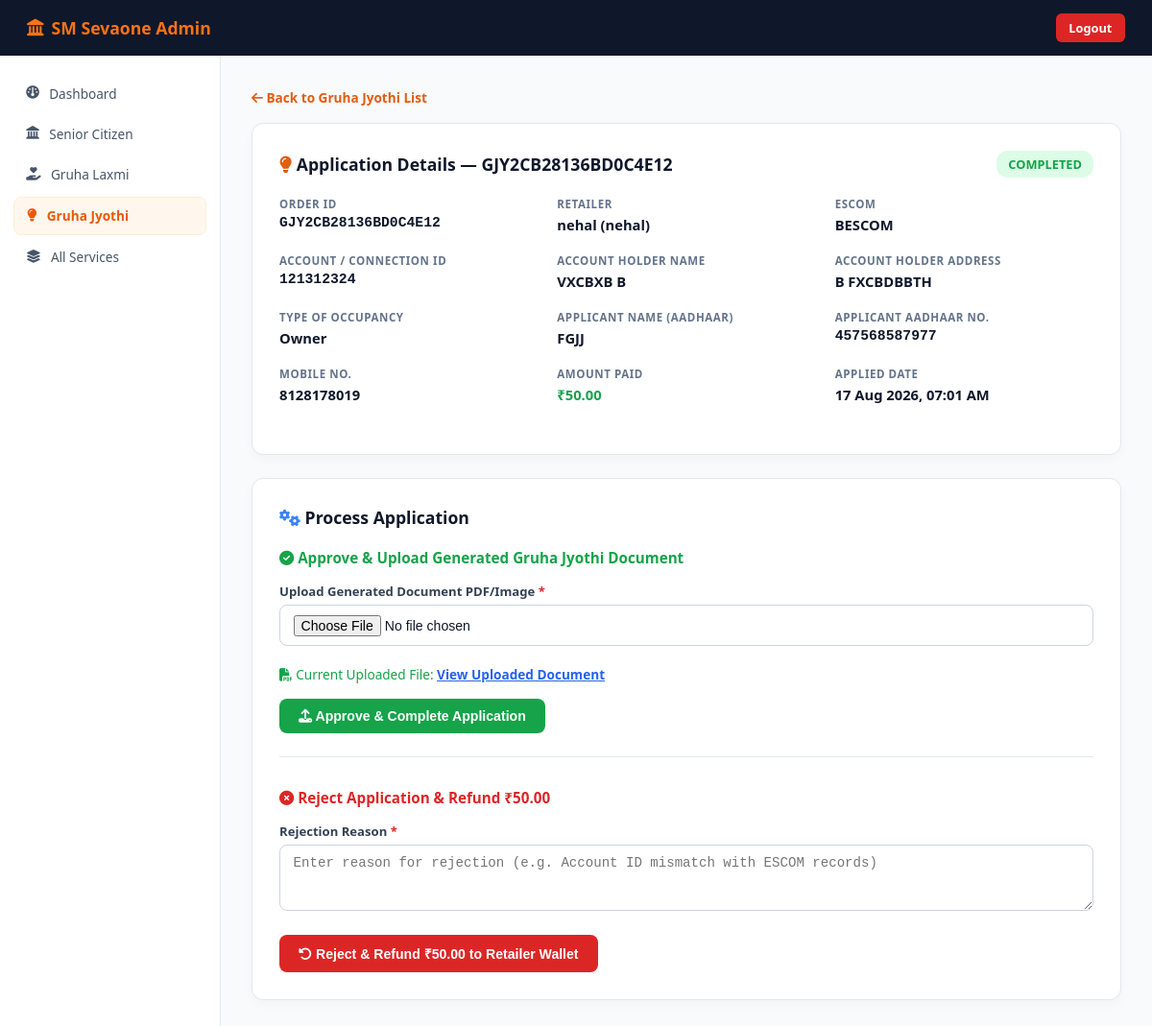
Page /admin-portal/gruha-jyothi/GJY2CB28136BD0C4E12/ (signed in) on the committed database.
### app/models.py (models this page shows, shortened)
class GruhaJyothiApplication(models.Model):
    STATUS_CHOICES = [('PENDING', 'Pending'), ('PROCESSING', 'Processing'), ('COMPLETED', 'Completed'), ('REJECTED', 'Rejected')]
    retailer                = models.ForeignKey(Retailer, on_delete=models.SET_NULL, null=True, blank=True, related_name='gruha_jyothi_applications')
    order_id                = models.CharField(max_length=50, unique=True, editable=False)
    escom                   = models.CharField(max_length=50)
    account_id              = models.CharField(max_length=50)
    account_holder_name     = models.CharField(max_length=100)
    account_holder_address  = models.TextField()
    occupancy_type          = models.CharField(max_length=50)
    aadhaar_number          = models.CharField(max_length=12)
    applicant_name          = models.CharField(max_length=100)
    mobile                  = models.CharField(max_length=10)
    output_pdf              = models.FileField(upload_to=upload_gruha_jyothi_output_pdf, null=True, blank=True)
    rejection_reason        = models.TextField(blank=True)
    amount                  = models.DecimalField(max_digits=10, decimal_places=2, default=50.00)
    status                  = models.CharField(max_length=20, choices=STATUS_CHOICES, default='PENDING')
    created_at              = models.DateTimeField(auto_now_add=True)
    processed_at            = models.DateTimeField(null=True, blank=True)
    class Meta:
        ordering = ['-created_at']

class Retailer(models.Model):
    retailer_id    = models.UUIDField(default=uuid.uuid4, editable=False, unique=True)
    user_id        = models.CharField(max_length=50, unique=True)
    password       = models.CharField(max_length=255)
    full_name      = models.CharField(max_length=100)
    mobile         = models.CharField(max_length=15, unique=True)
    email          = models.EmailField(max_length=100, blank=True)
    state          = models.CharField(max_length=50, blank=True)
    address        = models.TextField(blank=True)
    wallet_balance = models.DecimalField(max_digits=10, decimal_places=2, default=0)
    is_verified    = models.BooleanField(default=False)
    is_active      = models.BooleanField(default=True)
    created_at     = models.DateTimeField(auto_now_add=True)

### app/admin_views.py (the view)
# urls.py: path('admin-portal/gruha-jyothi/<str:order_id>/', admin_views.admin_gruha_jyothi_detail, name='admin_gruha_jyothi_detail'),
def admin_gruha_jyothi_detail(request, order_id):
    if not _check_admin(request):
        return redirect('admin_login')
    app_obj = get_object_or_404(GruhaJyothiApplication, order_id=order_id)
    return render(request, 'admin_gruha_jyothi_detail.html', {'app_obj': app_obj})

### app/admin_views.py (called while the page is built)
def _check_admin(request):
    return request.session.get('is_admin') is True

### pan_project/templates/admin_gruha_jyothi_detail.html (shortened to what this page needs)
<!DOCTYPE html>
<html lang="en">
<head>
<link rel="stylesheet" href="https://cdnjs.cloudflare.com/ajax/libs/font-awesome/6.4.0/css/all.min.css">
</head>
<body>
<div class="topbar">
  <div class="brand"><i class="fa-solid fa-landmark"></i> SM Sevaone Admin</div>
  <a href="{% url 'admin_logout' %}" class="btn-logout">Logout</a>
</div>
<div class="main-wrap">
  <div class="sidebar">
    <a href="{% url 'admin_dashboard' %}" class="nav-item"><i class="fa-solid fa-gauge"></i> Dashboard</a>
    <a href="{% url 'admin_senior_list' %}" class="nav-item"><i class="fa-solid fa-landmark"></i> Senior Citizen</a>
    <a href="{% url 'admin_gruha_laxmi_list' %}" class="nav-item"><i class="fa-solid fa-hand-holding-heart"></i> Gruha Laxmi</a>
    <a href="{% url 'admin_gruha_jyothi_list' %}" class="nav-item active"><i class="fa-solid fa-lightbulb"></i> Gruha Jyothi</a>
    <a href="{% url 'admin_other_services' %}" class="nav-item"><i class="fa-solid fa-layer-group"></i> All Services</a>
  </div>
  <div class="content">
    <div style="margin-bottom:1rem">
      <a href="{% url 'admin_gruha_jyothi_list' %}" style="color:#e05e12;text-decoration:none;font-weight:600;font-size:.85rem"><i class="fa-solid fa-arrow-left me-1"></i> Back to Gruha Jyothi List</a>
    </div>
    <div class="card">
      <div class="card-title">
        <span><i class="fa-solid fa-lightbulb" style="color:#e05e12"></i> Application Details — {{ app_obj.order_id }}</span>
        {% if app_obj.status == 'COMPLETED' %}
          <span class="badge badge-completed">COMPLETED</span>
        {% elif app_obj.status == 'REJECTED' %}
          <span class="badge badge-rejected">REJECTED</span>
        {% else %}
          <span class="badge badge-pending">PENDING</span>
        {% endif %}
      </div>
      <div class="detail-grid">
        <div class="detail-item"><label>Order ID</label><div style="font-family:monospace">{{ app_obj.order_id }}</div></div>
        <div class="detail-item"><label>Retailer</label><div>{{ app_obj.retailer.full_name }} ({{ app_obj.retailer.user_id }})</div></div>
        <div class="detail-item"><label>ESCOM</label><div>{{ app_obj.escom }}</div></div>
        <div class="detail-item"><label>Account / Connection ID</label><div style="font-family:monospace">{{ app_obj.account_id }}</div></div>
        <div class="detail-item"><label>Account Holder Name</label><div>{{ app_obj.account_holder_name }}</div></div>
        <div class="detail-item"><label>Account Holder Address</label><div>{{ app_obj.account_holder_address }}</div></div>
        <div class="detail-item"><label>Type of Occupancy</label><div>{{ app_obj.occupancy_type }}</div></div>
        <div class="detail-item"><label>Applicant Name (Aadhaar)</label><div>{{ app_obj.applicant_name }}</div></div>
        <div class="detail-item"><label>Applicant Aadhaar No.</label><div style="font-family:monospace">{{ app_obj.aadhaar_number }}</div></div>
        <div class="detail-item"><label>Mobile No.</label><div>{{ app_obj.mobile }}</div></div>
        <div class="detail-item"><label>Amount Paid</label><div style="color:#16a34a">₹{{ app_obj.amount }}</div></div>
        <div class="detail-item"><label>Applied Date</label><div>{{ app_obj.created_at|date:"d M Y, h:i A" }}</div></div>
      </div>
    </div>
    <div class="card">
      <div class="card-title"><span><i class="fa-solid fa-gears" style="color:#3b82f6"></i> Process Application</span></div>
      <form id="approveForm" style="margin-bottom:2rem;padding-bottom:1.5rem;border-bottom:1px solid #e2e8f0">
        <h4 style="font-size:.95rem;font-weight:700;color:#16a34a;margin-bottom:1rem"><i class="fa-solid fa-circle-check me-1"></i> Approve &amp; Upload Generated Gruha Jyothi Document</h4>
        <div class="form-group">
          <label>Upload Generated Document PDF/Image <span style="color:#dc2626">*</span></label>
          <input type="file" name="output_pdf" class="form-control" accept=".pdf,image/*" required>
        </div>
        {% if app_obj.output_pdf %}
          <div style="margin-bottom:1rem;font-size:.85rem;color:#16a34a">
            <i class="fa-solid fa-file-pdf me-1"></i> Current Uploaded File: <a href="{{ app_obj.output_pdf.url }}" target="_blank" style="color:#2563eb;font-weight:700">View Uploaded Document</a>
          </div>
        {% endif %}
        <button type="submit" class="btn-approve"><i class="fa-solid fa-upload me-1"></i> Approve &amp; Complete Application</button>
      </form>
      <form id="rejectForm">
        <h4 style="font-size:.95rem;font-weight:700;color:#dc2626;margin-bottom:1rem"><i class="fa-solid fa-circle-xmark me-1"></i> Reject Application &amp; Refund ₹{{ app_obj.amount }}</h4>
        <div class="form-group">
          <label>Rejection Reason <span style="color:#dc2626">*</span></label>
          <textarea name="rejection_reason" class="form-control" rows="3" placeholder="Enter reason for rejection (e.g. Account ID mismatch with ESCOM records)" required>{{ app_obj.rejection_reason }}</textarea>
        </div>
        <button type="submit" class="btn-reject"><i class="fa-solid fa-rotate-left me-1"></i> Reject &amp; Refund ₹{{ app_obj.amount }} to Retailer Wallet</button>
      </form>
    </div>
  </div>
</div>
</body>
</html>

### pan_project/templates/admin_gruha_jyothi_detail.html (style rules this page uses)
* { box-sizing:border-box;margin:0;padding:0 }
body { font-family:'Segoe UI',system-ui,-apple-system,sans-serif;background:#f8fafc;color:#0f172a;min-height:100vh;display:flex;flex-direction:column }
.topbar { background:#0f172a;color:#fff;padding:.9rem 1.75rem;display:flex;align-items:center;justify-content:space-between }
.brand { font-size:1.1rem;font-weight:700;color:#f97316;display:flex;align-items:center;gap:8px }
.btn-logout { background:#dc2626;color:#fff;padding:.35rem .85rem;border-radius:6px;text-decoration:none;font-size:.8rem;font-weight:600 }
.main-wrap { display:flex;flex:1 }
.sidebar { width:230px;background:#ffffff;border-right:1px solid #e2e8f0;padding:1.25rem .85rem;display:flex;flex-direction:column;gap:.25rem }
.nav-item { display:flex;align-items:center;gap:.65rem;padding:.6rem .85rem;border-radius:8px;font-size:.85rem;color:#475569;text-decoration:none;font-family:inherit;transition:all 0.15s ease }
.nav-item.active { background:#fff7ed;color:#ea580c;font-weight:700;border:1px solid #ffedd5 }
.content { flex:1;padding:2rem;overflow-y:auto }
.card { background:#fff;border-radius:12px;box-shadow:0 4px 12px rgba(0,0,0,0.03);border:1px solid #e2e8f0;padding:1.75rem;margin-bottom:1.5rem }
.card-title { font-size:1.1rem;font-weight:700;color:#0f172a;margin-bottom:1.25rem;display:flex;align-items:center;justify-content:space-between }
.detail-grid { display:grid;grid-template-columns:repeat(3,1fr);gap:1.25rem;margin-bottom:1.5rem }
.detail-item label { font-size:.72rem;color:#64748b;text-transform:uppercase;font-weight:700;letter-spacing:.05em;display:block;margin-bottom:.25rem }
.detail-item div { font-size:.92rem;font-weight:600;color:#0f172a }
.badge { display:inline-block;padding:.3rem .75rem;border-radius:12px;font-size:.8rem;font-weight:700 }
.badge-completed { background:#dcfce7;color:#16a34a }
.btn-approve { background:#16a34a;color:#fff;padding:.6rem 1.25rem;border-radius:8px;border:none;font-weight:700;font-size:.88rem;cursor:pointer }
.btn-reject { background:#dc2626;color:#fff;padding:.6rem 1.25rem;border-radius:8px;border:none;font-weight:700;font-size:.88rem;cursor:pointer }
.form-group { margin-bottom:1.25rem }
.form-group label { font-size:.82rem;font-weight:700;color:#334155;margin-bottom:.35rem;display:block }
.form-control { width:100%;padding:.6rem .85rem;border:1px solid #cbd5e1;border-radius:8px;font-size:.88rem }

### rows in the picture
GruhaJyothiApplication: order_id "GJY2CB28136BD0C4E12", retailer.full_name "nehal", retailer.user_id "nehal", escom "BESCOM", account_id "121312324", account_holder_name "VXCBXB B", account_holder_address "B FXCBDBBTH", occupancy_type "Owner", applicant_name "FGJJ", aadhaar_number "457568587977", mobile "8128178019", amount "50.00", created_at "17 Aug 2026, 07:01 AM"
